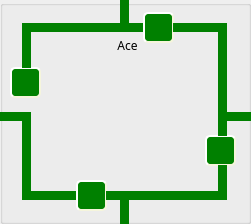
    <widget class="QGroupBox" name="Ace_groupBox">
     <property name="geometry">
      <rect>
       <x>60</x>
       <y>38</y>
       <width>251</width>
       <height>224</height>
      </rect>
     </property>
     <property name="styleSheet">
      <string notr="true"/>
     </property>
     <property name="title">
      <string/>
     </property>
     <widget class="QLabel" name="label_16">
      <property name="geometry">
       <rect>
        <x>100</x>
        <y>35</y>
        <width>55</width>
        <height>21</height>
       </rect>
      </property>
      <property name="font">
       <font>
        <family>Inter UI Medium</family>
       </font>
      </property>
      <property name="text">
       <string>Ace</string>
      </property>
      <property name="alignment">
       <set>Qt::AlignCenter</set>
      </property>
     </widget>
     <widget class="QPushButton" name="Ace_TLine13_butt">
      <property name="enabled">
       <bool>false</bool>
      </property>
      <property name="geometry">
       <rect>
        <x>31</x>
        <y>191</y>
        <width>46</width>
        <height>9</height>
       </rect>
      </property>
      <property name="minimumSize">
       <size>
        <width>20</width>
        <height>4</height>
       </size>
      </property>
      <property name="maximumSize">
       <size>
        <width>100</width>
        <height>20</height>
       </size>
      </property>
      <property name="sizeIncrement">
       <size>
        <width>1</width>
        <height>1</height>
       </size>
      </property>
      <property name="styleSheet">
       <string notr="true">#Ace_TLine13_butt{
background-color: green;
border-style: outset;
}
#Ace_TLine13_butt:checked{
	background-color: red;
}</string>
      </property>
      <property name="text">
       <string/>
      </property>
      <property name="checkable">
       <bool>true</bool>
      </property>
     </widget>
     <widget class="QLabel" name="label_14">
      <property name="geometry">
       <rect>
        <x>44</x>
        <y>56</y>
        <width>158</width>
        <height>111</height>
       </rect>
      </property>
      <property name="styleSheet">
       <string notr="true">border-image: url(:/img/powSub.jpg);</string>
      </property>
      <property name="text">
       <string/>
      </property>
     </widget>
     <widget class="QPushButton" name="Ace_TLine7_butt">
      <property name="enabled">
       <bool>false</bool>
      </property>
      <property name="geometry">
       <rect>
        <x>218</x>
        <y>112</y>
        <width>42</width>
        <height>9</height>
       </rect>
      </property>
      <property name="styleSheet">
       <string notr="true">#Ace_TLine7_butt{
background-color: green;
border-style: outset;
}
#Ace_TLine7_butt:checked{
	background-color: red;
}</string>
      </property>
      <property name="text">
       <string/>
      </property>
      <property name="checkable">
       <bool>true</bool>
      </property>
     </widget>
     <widget class="QPushButton" name="Ace_TLine18_butt">
      <property name="enabled">
       <bool>false</bool>
      </property>
      <property name="geometry">
       <rect>
        <x>31</x>
        <y>23</y>
        <width>89</width>
        <height>9</height>
       </rect>
      </property>
      <property name="minimumSize">
       <size>
        <width>20</width>
        <height>4</height>
       </size>
      </property>
      <property name="maximumSize">
       <size>
        <width>100</width>
        <height>20</height>
       </size>
      </property>
      <property name="sizeIncrement">
       <size>
        <width>1</width>
        <height>1</height>
       </size>
      </property>
      <property name="styleSheet">
       <string notr="true">#Ace_TLine18_butt{
background-color: green;
border-style: outset;
}
#Ace_TLine18_butt:checked{
	background-color: red;
}</string>
      </property>
      <property name="text">
       <string/>
      </property>
      <property name="checkable">
       <bool>true</bool>
      </property>
     </widget>
     <widget class="QPushButton" name="Ace_Rel5_butt">
      <property name="geometry">
       <rect>
        <x>10</x>
        <y>67</y>
        <width>31</width>
        <height>31</height>
       </rect>
      </property>
      <property name="minimumSize">
       <size>
        <width>31</width>
        <height>31</height>
       </size>
      </property>
      <property name="maximumSize">
       <size>
        <width>31</width>
        <height>31</height>
       </size>
      </property>
      <property name="styleSheet">
       <string notr="true">#Ace_Rel5_butt{
border-image: url(:/img/relaySPDT.png);
background-color: green;
border-style: outset;
border-radius: 5px;
border-width:2px;
border-color:beige;
font-size:12px;
font-weight:100;
color: white;
max-width:23px;
max-height:23px;
min-width:23px;
min-height:23px;
padding:2px;

}
#Ace_Rel5_butt:checked{
	background-color: red;
}</string>
      </property>
      <property name="text">
       <string/>
      </property>
      <property name="checkable">
       <bool>true</bool>
      </property>
     </widget>
     <widget class="QPushButton" name="Ace_TLine10_butt">
      <property name="enabled">
       <bool>false</bool>
      </property>
      <property name="geometry">
       <rect>
        <x>129</x>
        <y>191</y>
        <width>89</width>
        <height>9</height>
       </rect>
      </property>
      <property name="minimumSize">
       <size>
        <width>26</width>
        <height>4</height>
       </size>
      </property>
      <property name="maximumSize">
       <size>
        <width>300</width>
        <height>40</height>
       </size>
      </property>
      <property name="sizeIncrement">
       <size>
        <width>1</width>
        <height>1</height>
       </size>
      </property>
      <property name="styleSheet">
       <string notr="true">#Ace_TLine10_butt{
background-color: green;
border-style: outset;
}
#Ace_TLine10_butt:checked{
	background-color: red;
}</string>
      </property>
      <property name="text">
       <string/>
      </property>
      <property name="checkable">
       <bool>true</bool>
      </property>
     </widget>
     <widget class="QPushButton" name="Ace_TLine4_butt">
      <property name="enabled">
       <bool>false</bool>
      </property>
      <property name="geometry">
       <rect>
        <x>129</x>
        <y>23</y>
        <width>16</width>
        <height>9</height>
       </rect>
      </property>
      <property name="minimumSize">
       <size>
        <width>15</width>
        <height>4</height>
       </size>
      </property>
      <property name="maximumSize">
       <size>
        <width>100</width>
        <height>40</height>
       </size>
      </property>
      <property name="sizeIncrement">
       <size>
        <width>1</width>
        <height>1</height>
       </size>
      </property>
      <property name="styleSheet">
       <string notr="true">#Ace_TLine4_butt{
background-color: green;
border-style: outset;
}
#Ace_TLine4_butt:checked{
	background-color: red;
}</string>
      </property>
      <property name="text">
       <string/>
      </property>
      <property name="checkable">
       <bool>true</bool>
      </property>
     </widget>
     <widget class="QPushButton" name="Ace_TLine3_butt">
      <property name="enabled">
       <bool>false</bool>
      </property>
      <property name="geometry">
       <rect>
        <x>120</x>
        <y>-1</y>
        <width>9</width>
        <height>33</height>
       </rect>
      </property>
      <property name="minimumSize">
       <size>
        <width>1</width>
        <height>1</height>
       </size>
      </property>
      <property name="maximumSize">
       <size>
        <width>1000</width>
        <height>1000</height>
       </size>
      </property>
      <property name="sizeIncrement">
       <size>
        <width>1</width>
        <height>1</height>
       </size>
      </property>
      <property name="styleSheet">
       <string notr="true">#Ace_TLine3_butt{
background-color: green;
border-style: outset;
}
#Ace_TLine3_butt:checked{
	background-color: red;
}</string>
      </property>
      <property name="text">
       <string/>
      </property>
      <property name="checkable">
       <bool>true</bool>
      </property>
     </widget>
     <widget class="QPushButton" name="Ace_Rel3_butt">
      <property name="geometry">
       <rect>
        <x>205</x>
        <y>135</y>
        <width>31</width>
        <height>31</height>
       </rect>
      </property>
      <property name="minimumSize">
       <size>
        <width>31</width>
        <height>31</height>
       </size>
      </property>
      <property name="maximumSize">
       <size>
        <width>31</width>
        <height>31</height>
       </size>
      </property>
      <property name="styleSheet">
       <string notr="true">#Ace_Rel3_butt{
border-image: url(:/img/relaySPDT.png);
background-color: green;
border-style: outset;
border-radius: 5px;
border-width:2px;
border-color:beige;
font-size:12px;
font-weight:100;
color: white;
max-width:23px;
max-height:23px;
min-width:23px;
min-height:23px;
padding:2px;

}
#Ace_Rel3_butt:checked{
	background-color: red;
}</string>
      </property>
      <property name="text">
       <string/>
      </property>
      <property name="checkable">
       <bool>true</bool>
      </property>
     </widget>
     <widget class="QPushButton" name="Ace_TLine14_butt">
      <property name="enabled">
       <bool>false</bool>
      </property>
      <property name="geometry">
       <rect>
        <x>22</x>
        <y>120</y>
        <width>9</width>
        <height>80</height>
       </rect>
      </property>
      <property name="styleSheet">
       <string notr="true">#Ace_TLine14_butt{
background-color: green;
border-style: outset;
}
#Ace_TLine14_butt:checked{
	background-color: red;
}</string>
      </property>
      <property name="text">
       <string/>
      </property>
      <property name="checkable">
       <bool>true</bool>
      </property>
     </widget>
     <widget class="QPushButton" name="Ace_TLine8_butt">
      <property name="enabled">
       <bool>false</bool>
      </property>
      <property name="geometry">
       <rect>
        <x>218</x>
        <y>121</y>
        <width>9</width>
        <height>15</height>
       </rect>
      </property>
      <property name="styleSheet">
       <string notr="true">#Ace_TLine8_butt{
background-color: green;
border-style: outset;
}
#Ace_TLine8_butt:checked{
	background-color: red;
}</string>
      </property>
      <property name="text">
       <string/>
      </property>
      <property name="checkable">
       <bool>true</bool>
      </property>
     </widget>
     <widget class="QPushButton" name="Ace_Rel4_butt">
      <property name="geometry">
       <rect>
        <x>76</x>
        <y>180</y>
        <width>31</width>
        <height>31</height>
       </rect>
      </property>
      <property name="minimumSize">
       <size>
        <width>31</width>
        <height>31</height>
       </size>
      </property>
      <property name="maximumSize">
       <size>
        <width>31</width>
        <height>31</height>
       </size>
      </property>
      <property name="styleSheet">
       <string notr="true">#Ace_Rel4_butt{
border-image: url(:/img/relaySPDT.png);
background-color: green;
border-style: outset;
border-radius: 5px;
border-width:2px;
border-color:beige;
font-size:12px;
font-weight:100;
color: white;
max-width:23px;
max-height:23px;
min-width:23px;
min-height:23px;
padding:2px;

}
#Ace_Rel4_butt:checked{
	background-color: red;
}</string>
      </property>
      <property name="text">
       <string/>
      </property>
      <property name="checkable">
       <bool>true</bool>
      </property>
     </widget>
     <widget class="QPushButton" name="Ace_TLine15_butt">
      <property name="enabled">
       <bool>false</bool>
      </property>
      <property name="geometry">
       <rect>
        <x>-2</x>
        <y>112</y>
        <width>33</width>
        <height>9</height>
       </rect>
      </property>
      <property name="styleSheet">
       <string notr="true">#Ace_TLine15_butt{
background-color: green;
border-style: outset;
}
#Ace_TLine15_butt:checked{
	background-color: red;
}</string>
      </property>
      <property name="text">
       <string/>
      </property>
      <property name="checkable">
       <bool>true</bool>
      </property>
     </widget>
     <widget class="QPushButton" name="Ace_TLine11_butt">
      <property name="enabled">
       <bool>false</bool>
      </property>
      <property name="geometry">
       <rect>
        <x>120</x>
        <y>191</y>
        <width>9</width>
        <height>33</height>
       </rect>
      </property>
      <property name="minimumSize">
       <size>
        <width>1</width>
        <height>1</height>
       </size>
      </property>
      <property name="maximumSize">
       <size>
        <width>1000</width>
        <height>1000</height>
       </size>
      </property>
      <property name="sizeIncrement">
       <size>
        <width>1</width>
        <height>1</height>
       </size>
      </property>
      <property name="styleSheet">
       <string notr="true">#Ace_TLine11_butt{
background-color: green;
border-style: outset;
}
#Ace_TLine11_butt:checked{
	background-color: red;
}</string>
      </property>
      <property name="text">
       <string/>
      </property>
      <property name="checkable">
       <bool>true</bool>
      </property>
     </widget>
     <widget class="QPushButton" name="Ace_Rel2_butt">
      <property name="geometry">
       <rect>
        <x>143</x>
        <y>12</y>
        <width>31</width>
        <height>31</height>
       </rect>
      </property>
      <property name="minimumSize">
       <size>
        <width>31</width>
        <height>31</height>
       </size>
      </property>
      <property name="maximumSize">
       <size>
        <width>31</width>
        <height>31</height>
       </size>
      </property>
      <property name="styleSheet">
       <string notr="true">#Ace_Rel2_butt{
border-image: url(:/img/relaySPDT.png);
background-color: green;
border-style: outset;
border-radius: 5px;
border-width:2px;
border-color:beige;
font-size:12px;
font-weight:100;
color: white;
max-width:23px;
max-height:23px;
min-width:23px;
min-height:23px;
padding:2px;

}
#Ace_Rel2_butt:checked{
	background-color: red;
}</string>
      </property>
      <property name="text">
       <string/>
      </property>
      <property name="checkable">
       <bool>true</bool>
      </property>
     </widget>
     <widget class="QPushButton" name="Ace_TLine6_butt">
      <property name="enabled">
       <bool>false</bool>
      </property>
      <property name="geometry">
       <rect>
        <x>218</x>
        <y>32</y>
        <width>9</width>
        <height>80</height>
       </rect>
      </property>
      <property name="styleSheet">
       <string notr="true">#Ace_TLine6_butt{
background-color: green;
border-style: outset;
}
#Ace_TLine6_butt:checked{
	background-color: red;
}</string>
      </property>
      <property name="text">
       <string/>
      </property>
      <property name="checkable">
       <bool>true</bool>
      </property>
     </widget>
     <widget class="QPushButton" name="Ace_TLine9_butt">
      <property name="enabled">
       <bool>false</bool>
      </property>
      <property name="geometry">
       <rect>
        <x>218</x>
        <y>165</y>
        <width>9</width>
        <height>35</height>
       </rect>
      </property>
      <property name="styleSheet">
       <string notr="true">#Ace_TLine9_butt{
background-color: green;
border-style: outset;
}
#Ace_TLine9_butt:checked{
	background-color: red;
}</string>
      </property>
      <property name="text">
       <string/>
      </property>
      <property name="checkable">
       <bool>true</bool>
      </property>
     </widget>
     <widget class="QPushButton" name="Ace_TLine17_butt">
      <property name="enabled">
       <bool>false</bool>
      </property>
      <property name="geometry">
       <rect>
        <x>22</x>
        <y>23</y>
        <width>9</width>
        <height>45</height>
       </rect>
      </property>
      <property name="styleSheet">
       <string notr="true">#Ace_TLine17_butt{
background-color: green;
border-style: outset;
}
#Ace_TLine17_butt:checked{
	background-color: red;
}</string>
      </property>
      <property name="text">
       <string/>
      </property>
      <property name="checkable">
       <bool>true</bool>
      </property>
     </widget>
     <widget class="QPushButton" name="Ace_TLine12_butt">
      <property name="enabled">
       <bool>false</bool>
      </property>
      <property name="geometry">
       <rect>
        <x>106</x>
        <y>191</y>
        <width>14</width>
        <height>9</height>
       </rect>
      </property>
      <property name="minimumSize">
       <size>
        <width>13</width>
        <height>4</height>
       </size>
      </property>
      <property name="maximumSize">
       <size>
        <width>100</width>
        <height>40</height>
       </size>
      </property>
      <property name="sizeIncrement">
       <size>
        <width>1</width>
        <height>1</height>
       </size>
      </property>
      <property name="styleSheet">
       <string notr="true">#Ace_TLine12_butt{
background-color: green;
border-style: outset;
}
#Ace_TLine12_butt:checked{
	background-color: red;
}</string>
      </property>
      <property name="text">
       <string/>
      </property>
      <property name="checkable">
       <bool>true</bool>
      </property>
     </widget>
     <widget class="QPushButton" name="Ace_TLine5_butt">
      <property name="enabled">
       <bool>false</bool>
      </property>
      <property name="geometry">
       <rect>
        <x>173</x>
        <y>23</y>
        <width>54</width>
        <height>9</height>
       </rect>
      </property>
      <property name="minimumSize">
       <size>
        <width>20</width>
        <height>4</height>
       </size>
      </property>
      <property name="maximumSize">
       <size>
        <width>100</width>
        <height>20</height>
       </size>
      </property>
      <property name="sizeIncrement">
       <size>
        <width>1</width>
        <height>1</height>
       </size>
      </property>
      <property name="styleSheet">
       <string notr="true">#Ace_TLine5_butt{
background-color: green;
border-style: outset;
}
#Ace_TLine5_butt:checked{
	background-color: red;
}</string>
      </property>
      <property name="text">
       <string/>
      </property>
      <property name="checkable">
       <bool>true</bool>
      </property>
     </widget>
    </widget>
